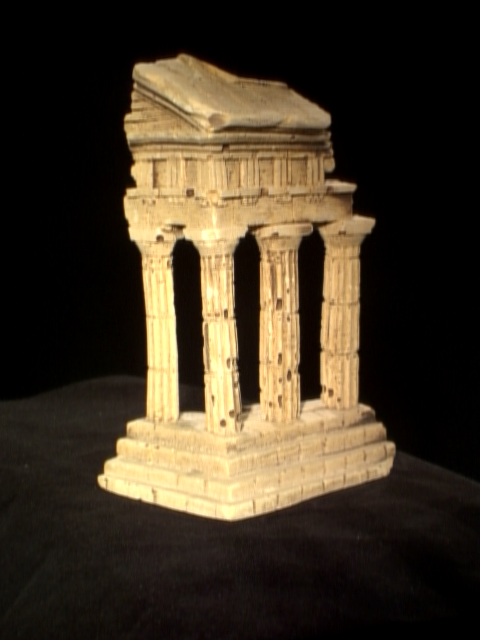
#> input picture HW1/src/data/im1.png, 480 x 640 px
$ python sparse_reconstruction.py
#> lines starting #> are read from the running program, lines starting #| are printed output that depends on the picture; long printed decimals are rounded
import cv2
import os
import sys
import numpy as np
import matplotlib

matplotlib.use('TkAgg')
import matplotlib.pyplot as plt
import helper_functions as _helper


# [285 lines left out: functions compute_fundamental_matrix, compute_epipolar_correspondences, compute_essential_matrix, triangulate_points, visualize, not called in this run]


if __name__ == "__main__":
    data_for_fundamental_matrix = np.load("data/corresp_subset.npz")
#> (reads HW1/src/data/corresp_subset.npz from the repository)
    pts1_for_fundamental_matrix = data_for_fundamental_matrix['pts1']
    pts2_for_fundamental_matrix = data_for_fundamental_matrix['pts2']

    img1 = plt.imread('data/im1.png')
#> img1 is the input picture: shape (640, 480, 3) float32; mean R, G, B 0.256, 0.211, 0.146
    img2 = plt.imread('data/im2.png')
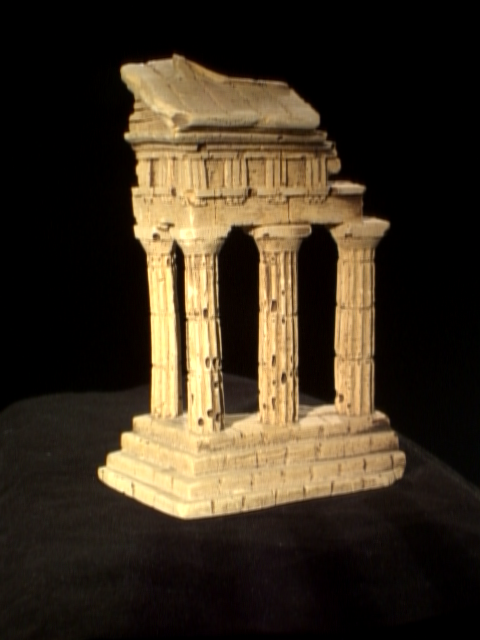
#> input picture HW1/src/data/im2.png, 480 x 640 px
#> img2 is the input picture: shape (640, 480, 3) float32; mean R, G, B 0.238, 0.193, 0.13
    scale = np.max(img1.shape)
#> scale = 640

    data_for_temple = np.load("data/temple_coords.npz")
#> (reads HW1/src/data/temple_coords.npz from the repository)
    pts1_epipolar = data_for_temple['pts1']

    data_for_intrinsics = np.load("data/intrinsics.npz")
#> (reads HW1/src/data/intrinsics.npz from the repository)
    K1 = data_for_intrinsics['K1']
    K2 = data_for_intrinsics['K2']

    # Compute the Fundamental matrix
    F = compute_fundamental_matrix(pts1_for_fundamental_matrix, pts2_for_fundamental_matrix, scale)
    print("Computed Fundamental Matrix:\n", F)
#| Computed Fundamental Matrix:
#|  [[ 3.56440672e-09 -5.92131870e-08 -1.65029959e-05]
#|  [-1.30829066e-07 -1.31095126e-09  1.12471525e-03]
#|  [ 3.04775126e-05 -1.08013400e-03 -4.16583180e-03]]

    # Use the GUI tool to visualize the epipolar lines and epipolar correspondences

    # uncomment the following lines to use the GUI tool
    # _helper.epipolar_lines_GUI_tool(img1, img2, F)
    # _helper.epipolar_correspondences_GUI_tool(img1, img2, F)

    E = compute_essential_matrix(K1, K2, F)
    print("Computed Essential Matrix:\n", E)
#| Computed Essential Matrix:
#|  [[ 8.23954018e-03 -1.37373313e-01 -4.56779305e-02]
#|  [-3.03520601e-01 -3.05238066e-03  1.65535639e+00]
#|  [-1.12915154e-03 -1.67598594e+00 -2.87296484e-03]]

    N = pts1_epipolar.shape[0]
    pts2_epipolar = compute_epipolar_correspondences(img1, img2, pts1_epipolar, F)
#> after the loop in compute_epipolar_correspondences, `for i in range(pts1.shape[0]):`: pts2_ep = 288 pairs, first value 98 to 406, second value 55 to 522
#> pts2_epipolar has the same summary as pts2_ep in compute_epipolar_correspondences

    ################################################################################
    # Here we will visualize the epipolar lines and epipolar correspondences

    N1 = pts1_epipolar.shape[0]
    colors1 = plt.cm.jet(np.linspace(0, 1, N1))

    N2 = pts2_epipolar.shape[0]
#> N2 = 288
    colors2 = plt.cm.jet(np.linspace(0, 1, N2))

    fig, axes = plt.subplots(1, 2, figsize=(12, 6))
    # show the original images and points
    axes[0].imshow(img1)
    axes[0].scatter(pts1_epipolar[:, 0], pts1_epipolar[:, 1],
                    c=colors1, s=40, marker='o')
    axes[0].set_title("Points in Image 1")
    axes[0].axis('off')

    # show the epipolar lines and epipolar correspondences
    axes[1].imshow(img2)
    axes[1].scatter(pts2_epipolar[:, 0], pts2_epipolar[:, 1],
                    c=colors2, s=40, marker='o')
    axes[1].set_title("Corresponding points in Image 2")
    axes[1].axis('off')

    plt.tight_layout()
    plt.show()
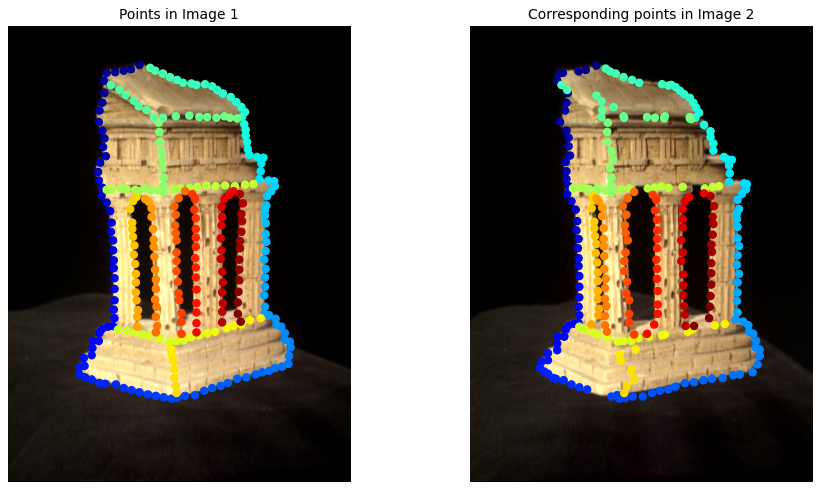
#> figure drawn by matplotlib, 2 panels
    ################################################################################

    # here we get the homogeneous coordinates of the points
    pts1_hom = np.hstack([pts1_epipolar, np.ones((N, 1))])  # (N, 3)
    pts2_hom = np.hstack([pts2_epipolar, np.ones((N, 1))])  # (N, 3)
#> pts2_hom = 288 rows, first 8: [177, 55, 1], [162, 61, 1], [152, 63, 1], [130, 65, 1], [125, 66, 1], [122, 76, 1], [137, 93, 1], [135, 107, 1]

    pts1_hom_T = pts1_hom.T  # (3, N)
    pts2_hom_T = pts2_hom.T  # (3, N)

    # normalize the points by using intrinsic matrices
    pts1_normalized = np.dot(np.linalg.inv(K1), pts1_hom_T).T  # (N, 3)
    pts2_normalized = np.dot(np.linalg.inv(K2), pts2_hom_T).T  # (N, 3)
#> pts2_normalized = 288 rows, first 8: [-0.0824, -0.126, 1], [-0.0923, -0.122, 1], [-0.0989, -0.12, 1], [-0.113, -0.119, 1], [-0.117, -0.119, 1], [-0.119, -0.112, 1], [-0.109, -0.101, 1], [-0.11, -0.0917, 1]

    # Here we need N,2 as input for triangulatePoints()
    pts1_normalized = pts1_normalized[:, :2]  # (N, 2)
    pts2_normalized = pts2_normalized[:, :2]  # (N, 2)
#> pts2_normalized = 288 pairs, first value -0.134 to 0.0682, second value -0.126 to 0.18

    point_cloud, _ = triangulate_points(E, pts1_normalized, pts2_normalized, K1, K2)
#| [[ 9.6518975e-01 -2.8455948e-02  2.5999784e-01  9.9628079e-01]
#|  [ 2.7349850e-02  9.9959493e-01  7.8718904e-03  2.7349632e-02]
#|  [-2.6011640e-01 -4.8698467e-04  9.6557695e-01 -8.1710532e-02]]
#| reprojection error for point cloud:  0.6306
    # save the point cloud to a file
    np.savez("data/point_cloud.npz", point_cloud=point_cloud)
    # comment the previous GUI line to see point cloud visualization.

    visualize(point_cloud)
#> in visualize, `plt.show()`:
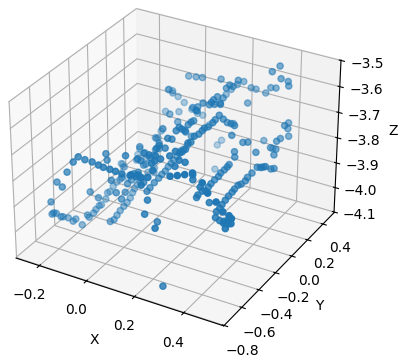
#> figure drawn by matplotlib, 1 panel
    # visualize(point_cloud_cv)
